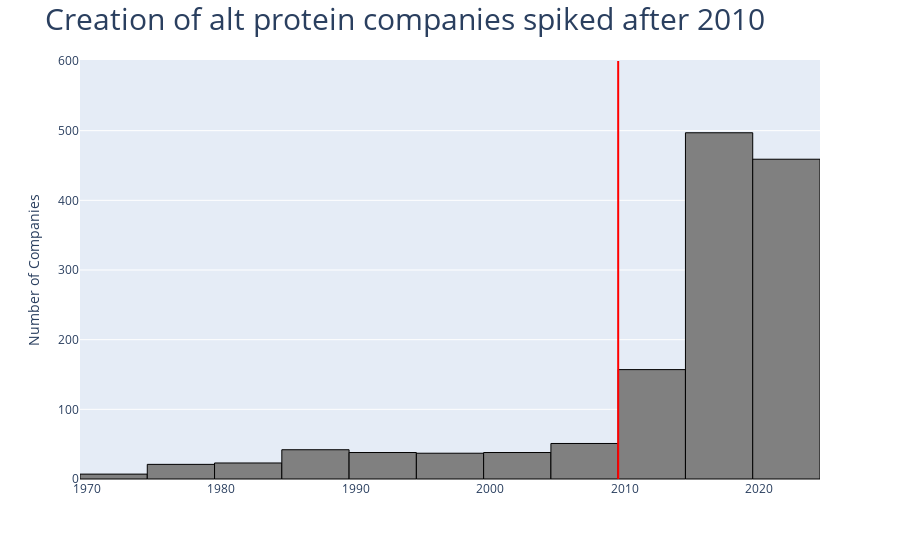

Notebook code cell kept with this figure:
### Code cell
fig = px.histogram(df, x=df[df['year_founded'] > 1970]['year_founded'], nbins=25,
                   color_discrete_sequence=['gray'])
fig.update_traces(marker=dict(line=dict(width=1, color='black'))) # show border of bins
fig.update_yaxes(title='Number of Companies')
fig.update_xaxes(title='',)

# Vertical line
fig.add_shape(
    go.layout.Shape(
        type="line",
        x0=2009.5,
        x1=2009.5,
        y0=0,
        y1=600,  # Adjust height of the histogram
        line=dict(color="red", width=2)
    )
)

fig.update_layout(
    title='Creation of alt protein companies spiked after 2010',
    title_font=dict(size=30)
)

fig.show()

### Figure 1 — Plotly figure (JSON) as saved in the notebook; plotly's stock layout.template omitted (floating-point values rounded to 4 significant figures; data arrays with more than 128 entries replaced by an {"elided": "..."} marker saying what was removed)
{"data": [{"alignmentgroup": "True", "bingroup": "x", "hovertemplate": "x=%{x}<br>count=%{y}<extra></extra>", "legendgroup": "", "marker": {"color": "gray", "line": {"color": "black", "width": 1}, "pattern": {"shape": ""}}, "name": "", "nbinsx": 25, "offsetgroup": "", "orientation": "v", "showlegend": false, "type": "histogram", "x": {"elided": "1370 int values"}, "xaxis": "x", "yaxis": "y"}], "layout": {"barmode": "relative", "legend": {"tracegroupgap": 0}, "margin": {"t": 60}, "shapes": [{"line": {"color": "red", "width": 2}, "type": "line", "x0": 2010.0, "x1": 2010.0, "y0": 0, "y1": 600}], "title": {"font": {"size": 30}, "text": "Creation of alt protein companies spiked after 2010"}, "xaxis": {"anchor": "y", "domain": [0, 1], "title": {"text": ""}}, "yaxis": {"anchor": "x", "domain": [0, 1], "title": {"text": "Number of Companies"}}}}
